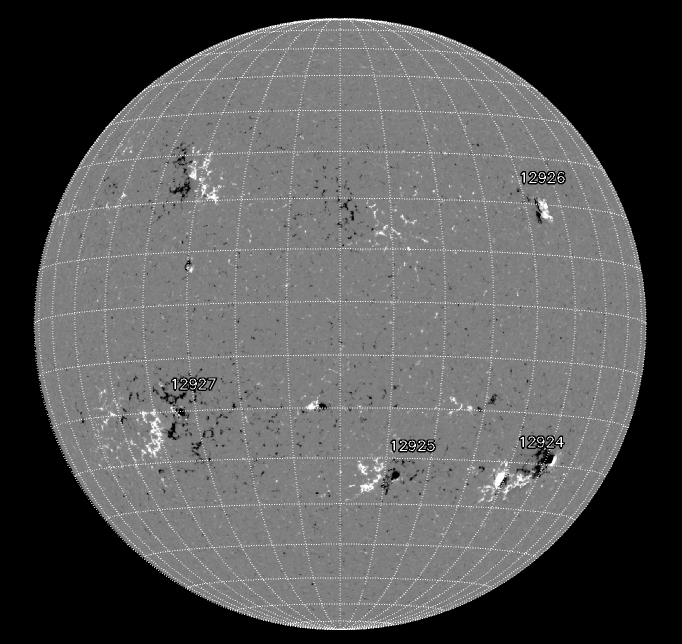
#> input picture opencv/12jan2022sunspot.png, 1364 x 1287 px (shown at 1/2 size)
$ python orbit.py
#> lines starting #> are read from the running program, lines starting #| are printed output that depends on the picture; after the words box and inside, x2 and y2 are one past the last pixel; in counts of white or black regions, pixels touching at a corner belong together
import cv2
import numpy as np
import matplotlib.pyplot as plt
#from google.colab.patches import cv2_imshow

# Load the image in grayscale
image = cv2.imread('12jan2022sunspot.png', cv2.IMREAD_GRAYSCALE)
#> image is the input picture: shape (1287, 1364); min 0, max 255, mean 87.1
#cv2.imshow('image',image)
#cv2.waitKey(0)
#cv2.destroyAllWindows()
# Step 1: Contrast Enhancement using CLAHE
clahe = cv2.createCLAHE(clipLimit=1.0, tileGridSize=(5,5))
enhanced = clahe.apply(image)
#print("Contrast Enhanced Image:")
#cv2.imshow(enhanced)  # Display in Colab
# Step 2: Noise Reduction using Median Blur
blurred = cv2.medianBlur(enhanced, 17)
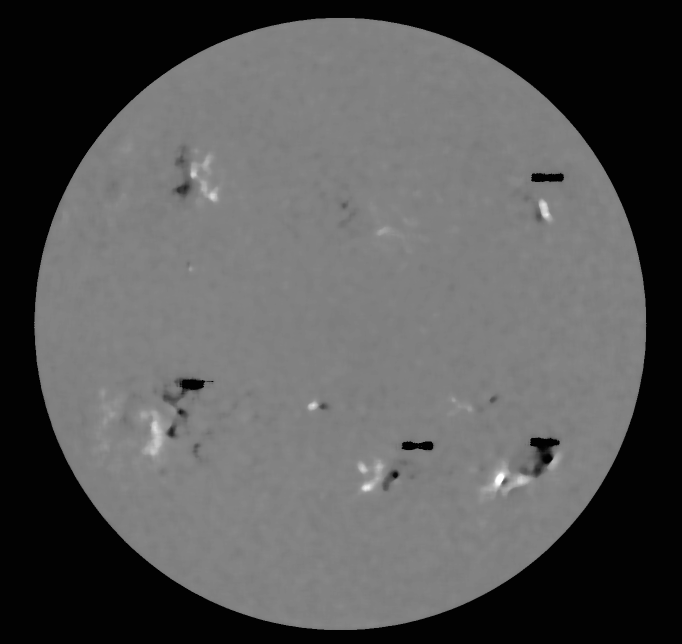
#> blurred: shape (1287, 1364) (shown at 1/2 size); min 2, max 255, mean 86.6
blurred = cv2.resize(blurred,(500,500))
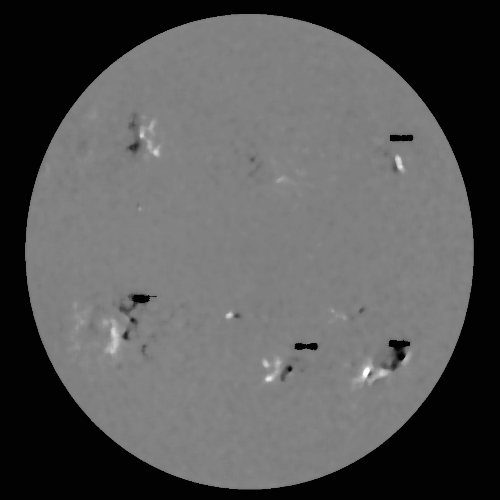
#> blurred: shape (500, 500); min 2, max 255, mean 86.6
print("Noise Reduced Image (Median Blur):")
#cv2.imshow("blurred_Image",blurred)  # Display in Colab
#cv2.waitKey(0)
#finding the sunspots
# Step 3: Edge Detection using Canny with Otsu’s thresholding
high_thresh, _ = cv2.threshold(blurred, 0, 255, cv2.THRESH_OTSU)  # Otsu’s method
#> high_thresh = 65
low_thresh = 0.5 * high_thresh
#> low_thresh = 32.5
edges = cv2.Canny(blurred, low_thresh, high_thresh)
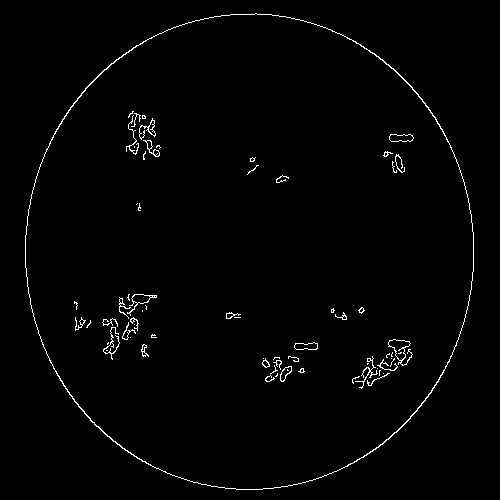
#> edges: shape (500, 500); 1.4% white in thin lines or dots, all inside (x1, y1, x2, y2) = (25, 13, 474, 490)

print("Edge Detection Result:")


# Step 4: Crater Detection using Hough Circle Transform
circles = cv2.HoughCircles(blurred, cv2.HOUGH_GRADIENT, dp=1.2, minDist=25,
                           param1=high_thresh, param2=25, minRadius=15, maxRadius=100)
#> circles = [[96.6, 335.4, 18.72], [388.2, 346.2, 19.08], [167.4, 133.8, 24]]

# Convert grayscale image to BGR for visualization
image = cv2.resize(image,(500,500))
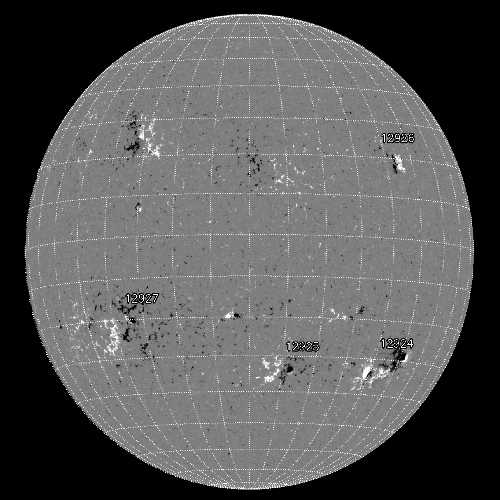
#> image: shape (500, 500); min 0, max 255, mean 87
output = cv2.cvtColor(image, cv2.COLOR_GRAY2BGR)

# Draw detected sunspots
if circles is not None:
    circles = np.uint16(np.around(circles))
#> circles = [[97, 335, 19], [388, 346, 19], [167, 134, 24]]
    for i in circles[0, :]:
        cv2.circle(output, (i[0], i[1]), i[2], (0, 255, 0), 2)  # Draw crater
        cv2.circle(output, (i[0], i[1]), 2, (0, 0, 255), 2)  # Draw center
#> this loop made 3 passes
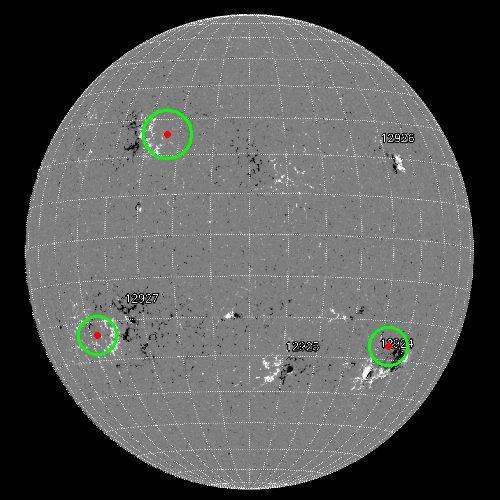
#> output: shape (500, 500, 3); mean B, G, R 86.3, 87.5, 86.4

print("Detected Craters:")
cv2.imshow("detectedspots",output)  # Display in Colab
cv2.imshow("detectedspot",edges)  # Display in Colab
cv2.waitKey(0)

$ run again, with opencv/aug92024sunspot.png copied over opencv/12jan2022sunspot.png
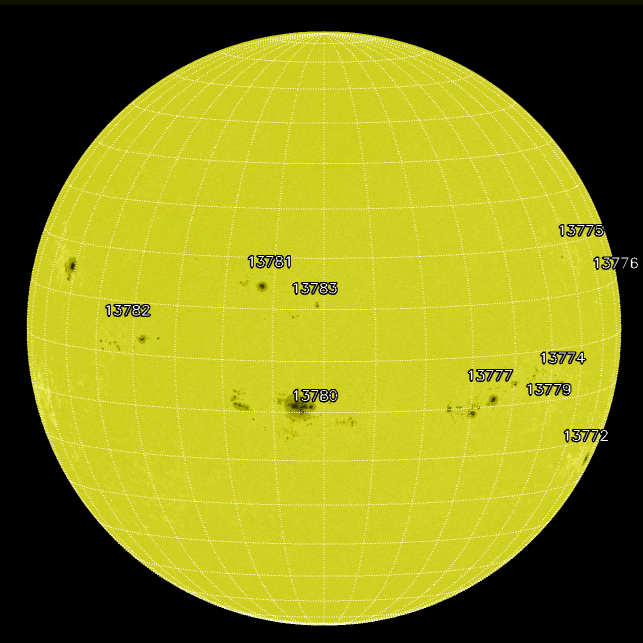
#> input picture opencv/aug92024sunspot.png, 1285 x 1285 px (shown at 1/2 size)
#> high_thresh = 96
#> low_thresh = 48
#> `edges = cv2.Canny(blurred, low_thresh, high_thresh)`:
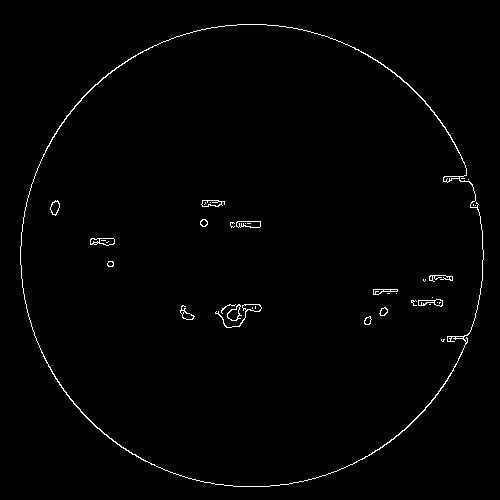
#> edges: shape (500, 500); 1.1% white in thin lines or dots, all inside (x1, y1, x2, y2) = (20, 24, 484, 487)
#> circles = None
#> `image = cv2.resize(image,(500,500))`:
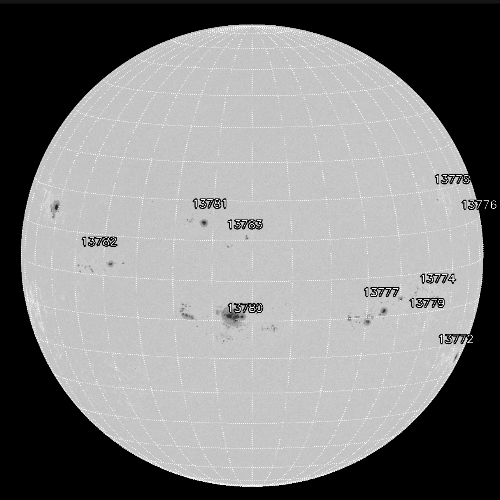
#> image: shape (500, 500); min 0, max 255, mean 132.4
